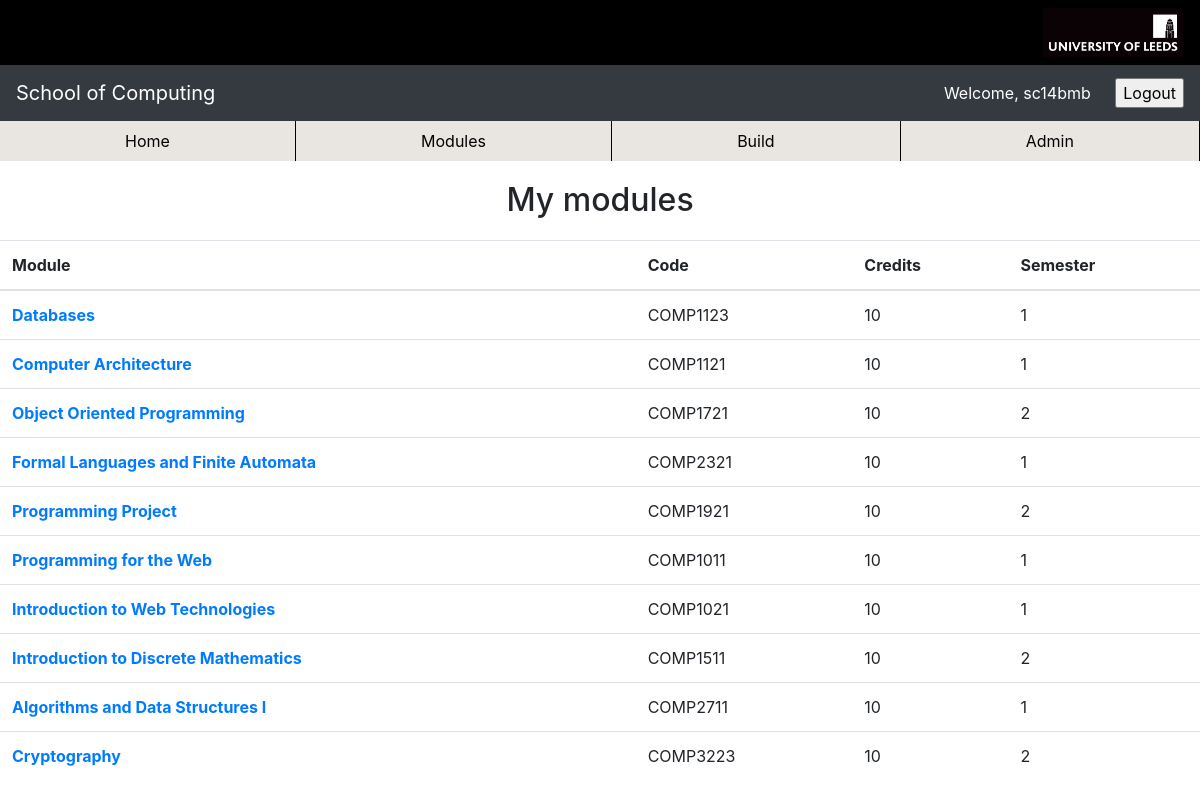
The app's page /home/ (signed in) with its own data.
### builder/models.py (models this page shows, shortened)
class Module(models.Model):
    COMPULSORY = "C"
    OPTIONAL = "O"
    DISCOVERY = "D"
    MODULE_TYPES = (
        (COMPULSORY, "Compulsory"),
        (OPTIONAL, "Optional"),
        (DISCOVERY, "Discovery")
    )
    SEMESTERS = (
        ("1", "1"),
        ("2", "2"),
        ("1 & 2", "1 & 2")
    )
    title = models.CharField(max_length=100)
    code = models.CharField(max_length=15)
    credits = models.CharField(max_length=2, default="10")
    manager = models.ForeignKey(User, on_delete=models.CASCADE, default="00")
    taught_semester = models.CharField(max_length=5, choices=SEMESTERS, default=SEMESTERS[0])
    module_type = models.CharField(max_length=1, choices=MODULE_TYPES,
        default=COMPULSORY, blank=False)
    level = models.CharField(max_length=1)
    prerequisites = models.ManyToManyField('self', symmetrical=False,
        related_name='is_prerequisite_of', blank=True, limit_choices_to=Q(level='1') | Q(level='2'))

### builder/views.py (the view)
# urls.py: path('home/', views.home, name="home"),
@login_required(login_url="/")
def home(request):
    context = {"my_modules": Module.objects.filter(manager=request.user)}
    return render(request, "home.html", context)

### templates/home.html
{% extends "base.html" %}
{% block content %}
{% load static %}
<link rel="stylesheet" href="{% static 'css/styles.css' %}">
<h2 class="home-title"> My modules </h2>
<table class="table my-modules">
  <thead>
    <tr>
      <th scope="col">Module</th>
      <th scope="col">Code</th>
      <th scope="col">Credits</th>
      <th scope="col">Semester</th>
    </tr>
  </thead>
  <tbody>
  {% for module in my_modules %}
    <tr>
      <th scope="row"><a href="/modules/{{module.id}}">{{module.title}}</a></th>
      <td>{{module.code}}</td>
      <td>{{module.credits}}</td>
      <td>{{module.taught_semester}}</td>
    </tr>
  {% endfor %}
  </tbody>
</table>
{% endblock %}

### templates/base.html (shortened to what this page needs)
<!DOCTYPE html>
<html lang="en">
<head>
  <link rel="stylesheet" href="https://maxcdn.bootstrapcdn.com/bootstrap/4.0.0/css/bootstrap.min.css">
  {% load static %}
  <link rel="stylesheet" href="{% static 'css/styles.css' %}">
  <link rel="stylesheet" href="{% static 'css/builder.css' %}">
</head>
<body>
  <ul class="nav justify-content-end" style="background: black;">
  <li class="nav-item">
    <a class="nav-link" href="http://www.leeds.ac.uk">
        <img src="{% static 'images/uol_logo.png' %}" width="140" alt="University of Leeds">
    </a>
  </ul>
  <nav class="navbar navbar-dark bg-dark">
    <a class="navbar-brand" href="{% url 'home' %}">School of Computing</a>
    {% if user.is_authenticated %}
    <form class="logout-button" action="{% url 'logout' %}" method="post">
      <p class="greeting"> Welcome, {{user.username}} </p>
      <input type="submit" value="Logout">
    </form>
    {% else %}
    <form class="logout-button" action="{% url 'index' %}" method="post">
      {% csrf_token %}
      <input type="submit" value="Login">
    </form>
    {% endif %}
  </nav>
  <ul class="nav nav-pills nav-fill" style="background: #e9e5e1;">
    <li class="nav-item">
      <a class="nav-link" href="{% url 'home' %}">Home</a>
    </li>
    <li class="nav-item">
      <a class="nav-link" href="{% url 'modules' %}">Modules</a>
    </li>
    <li class="nav-item">
      <a class="nav-link" href="{% url 'build' %}">Build</a>
    </li>
    <li class="nav-item">
      <a class="nav-link" href="/admin">Admin</a>
    </li>
  </ul>
  {% block content %}
  {% endblock %}
</body>
</html>

### builder/static/css/styles.css (style rules this page uses)
.nav-item { border-right: 1px solid black; }
.nav-link { color: black; }
.greeting { color: #fff; display: inline; margin-right: 20px; }
.home-title { margin-top: 20px; text-align: center; }
.my-modules { margin-top: 20px; }

### records on screen
Module: title "Databases", code "COMP1123", credits "10", taught_semester "1"
Module: title "Computer Architecture", code "COMP1121", credits "10", taught_semester "1"
Module: title "Object Oriented Programming", code "COMP1721", credits "10", taught_semester "2"
Module: title "Formal Languages and Finite Automata", code "COMP2321", credits "10", taught_semester "1"
Module: title "Programming Project", code "COMP1921", credits "10", taught_semester "2"
Module: title "Programming for the Web", code "COMP1011", credits "10", taught_semester "1"
Module: title "Introduction to Web Technologies", code "COMP1021", credits "10", taught_semester "1"
Module: title "Introduction to Discrete Mathematics", code "COMP1511", credits "10", taught_semester "2"
Module: title "Algorithms and Data Structures I", code "COMP2711", credits "10", taught_semester "1"
Module: title "Cryptography", code "COMP3223", credits "10", taught_semester "2"

### other values on screen
{{ user.username }} "sc14bmb"
